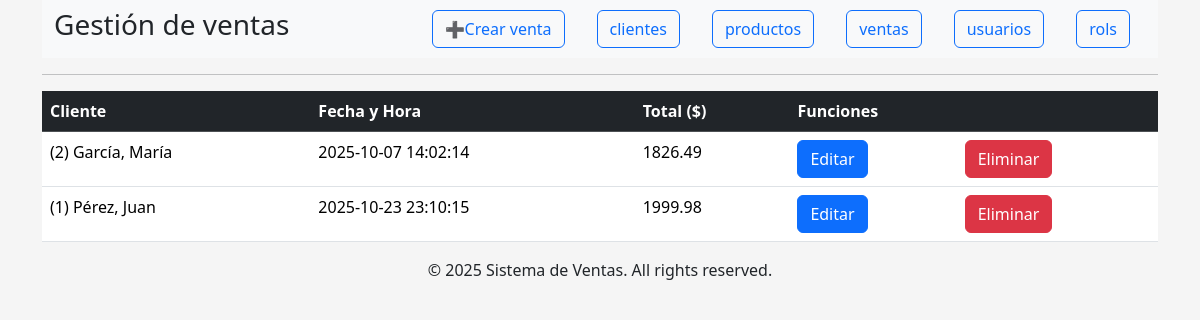
Screenshot of /index.php?controller=venta&action=list with the database file from the repository.
### tables this page shows
CREATE TABLE `ventas` (
  `id` int(11) NOT NULL,
  `id_cliente` int(11) NOT NULL,
  `fecha` timestamp NOT NULL DEFAULT current_timestamp(),
  `total` decimal(10,2) NOT NULL
);

CREATE TABLE `clientes` (
  `id` int(11) NOT NULL,
  `nombre` varchar(50) NOT NULL,
  `apellido` varchar(50) NOT NULL,
  `empresa` varchar(100) DEFAULT NULL,
  `domicilio` varchar(255) DEFAULT NULL,
  `ciudad` varchar(50) DEFAULT NULL,
  `pais` varchar(50) DEFAULT NULL,
  `telefono` varchar(20) DEFAULT NULL,
  `email` varchar(100) DEFAULT NULL
);

### index.php (called while the page is built, shortened)
<?php
$controller = new $controllerName();
$dataToView["data"] = array();
$dataToView["dataRel1"] = array();
if (method_exists($controller, $_GET["action"])) {
        $dataToView["data"] = $controller->{$_GET["action"]}();
        $campos = $controller->getCampos();
}
require_once 'view/template/header.php';
require_once 'view/' . $controller->view . '.php';
require_once 'view/template/footer.php';
?>

### controller/venta.php (called while the page is built, shortened)
<?php
require_once 'model/venta.php';
class VentaController
{
	public $tablaObj;
	public function __construct()
	{
		$this->tablaObj = new Venta();
	}
	public function list()
	{
		return $this->tablaObj->getTabla();
	}
	public function getCampos()
	{
		return $this->tablaObj->getCampos();
	}
}

### model/venta.php (called while the page is built, shortened)
<?php
require_once 'model/db.php';
class Venta {
	private $tabla = 'ventas';
	private $conection;
	private $campos;
	public function __construct() {
		$this->campos = [
			"id" => "ID",
			"id_cliente" => "Cliente",
			"fecha" => "Fecha y Hora",
			"total" => "Total ($)"
		];
	}
	public function getConection(){
		$dbObj = new Db();
		$this->conection = $dbObj->conection;
	}
	public function getTabla(){
		$sql = "SELECT a.*, b.nombre, b.apellido
			FROM ".$this->tabla." a
			INNER JOIN clientes b
			ON a.id_cliente=b.id
		";
		$stmt = $this->conection->prepare($sql);
		$stmt->execute();
		$resultado = $stmt->get_result();
		return $resultado->fetch_all(MYSQLI_ASSOC);
	}
	public function getCampos(){
		return $this->campos;
	}
}
?>

### model/db.php (called while the page is built, shortened)
<?php
class Db
{
    public function __construct()
    {
        $this->host = constant('DB_HOST');
        $this->db = constant('DB');
        $this->user = constant('DB_USER');
        $this->pass = constant('DB_PASS');
        try {
            $this->conection = new mysqli($this->host, $this->user, $this->pass, $this->db);
        }
        catch(Exception $e){
            die("Error al conectar con la Base de Datos. Inténtelo más tarde.");
        }
    }
}
?>

### view/listar.php (the view, shortened to what this page needs)
<table class="table">
	<thead class="table-dark">
		<tr>
			<?php
			foreach ($campos as $key => $encabezado) {
				if ($encabezado !== "" && $encabezado !== "ID" && $encabezado !== "Contraseña") {
					echo "<th>" . $encabezado . "</th>";
				}
			}
			?>
			<th colspan=" 2">Funciones</th>
		</tr>
	</thead>
	<tbody>
		<?php foreach ($dataToView["data"] as $tabla): ?>
			<tr>
				<?php
				foreach ($campos as $key => $encabezado) {
					if ($encabezado !== "" && $encabezado !== "ID" && $encabezado !== "Contraseña") {
						echo "<td>";
						if ($key == "id_cliente") {
							echo "(" . $tabla[$key] . ") " . $tabla["apellido"] . ", " . $tabla["nombre"];
						} else if ($key == "id_producto") {
							echo "(" . $tabla[$key] . ") " . $tabla["nombre"];
						} else if ($key == "id_rol") {
							echo "(" . $tabla[$key] . ") " . $tabla["rol"];
						} else {
							echo $tabla[$key];
						}
						echo "</td>";
					} elseif ($encabezado == "ID") {
						$id = $tabla[$key];
					}
				}
				?>
				<td>
					<a href="index.php?controller=<?= $_GET["controller"] ?>&action=edit&id=<?php echo $id; ?>" class="btn btn-primary">Editar</a>
				</td>
				<td>
					<a href="index.php?controller=<?= $_GET["controller"] ?>&action=confirmDelete&id=<?php echo $id; ?>" class="btn btn-danger">Eliminar</a>
				</td>
			</tr>
		<?php endforeach; ?>
	</tbody>
</table>

### view/template/estilos.css (style rules this page uses)
body { background-color: whitesmoke; }

### rows the page displays
ventas: id_cliente "2", id_cliente.apellido "García", id_cliente.nombre "María", fecha "2025-10-07 14:02:14", total "1826.49"
ventas: id_cliente "1", id_cliente.apellido "Pérez", id_cliente.nombre "Juan", fecha "2025-10-23 23:10:15", total "1999.98"

### other values shown
$_GET["controller"] "venta"
$txtBoton "cliente"
$txtBoton "producto"
$txtBoton "venta"
$txtBoton "usuario"
$txtBoton "rol"
$encabezado "Cliente"
$encabezado "Fecha y Hora"
$encabezado "Total ($)"
